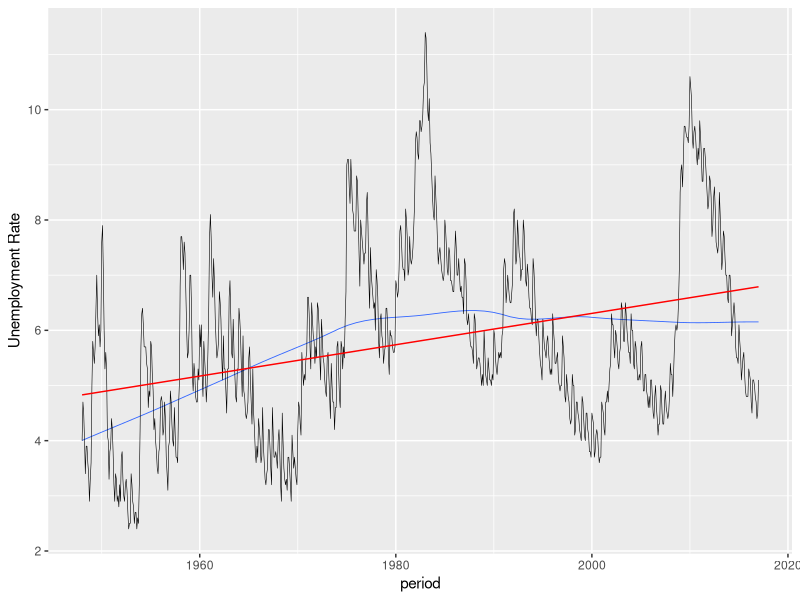
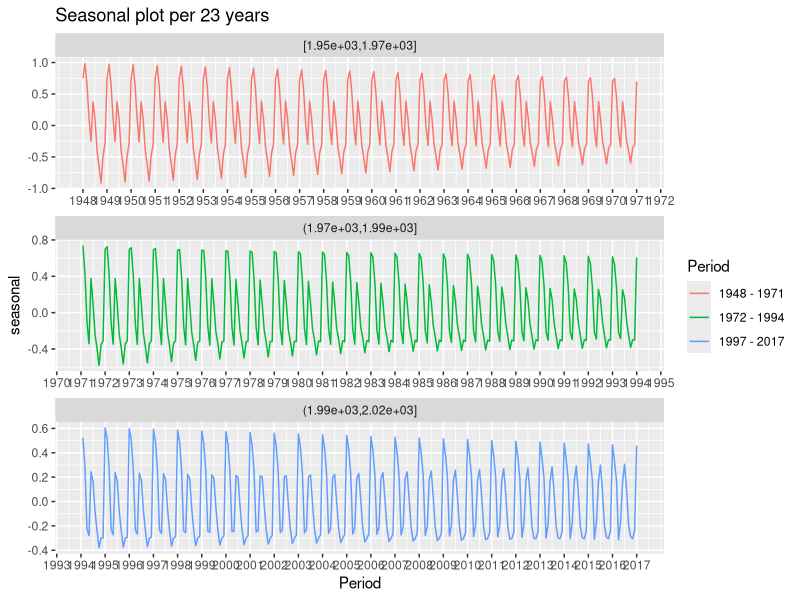
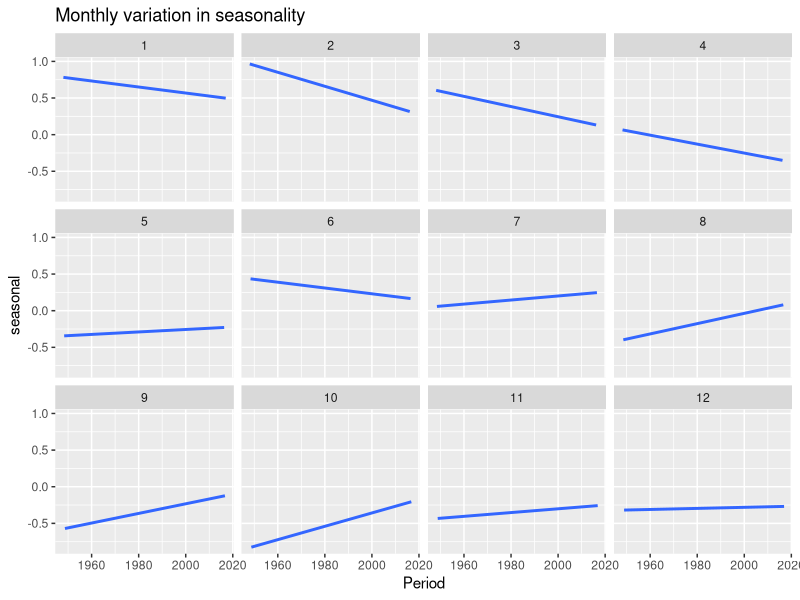
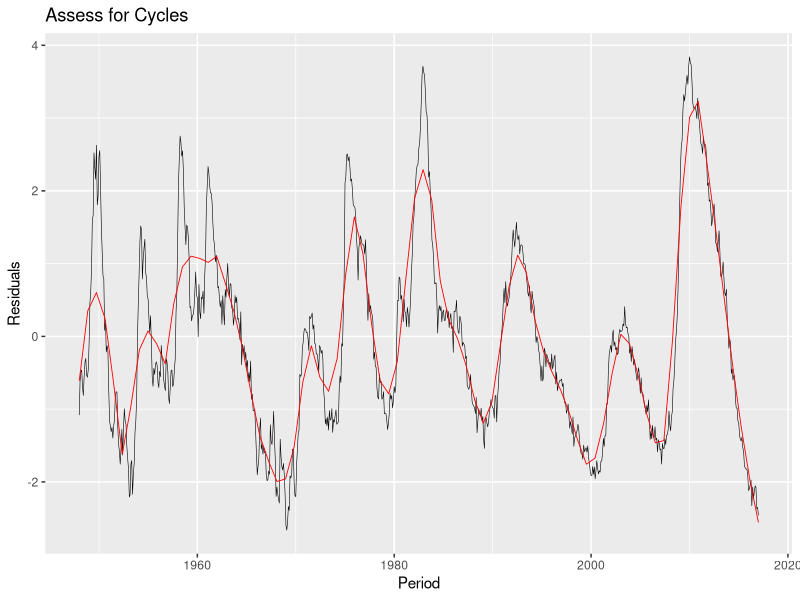
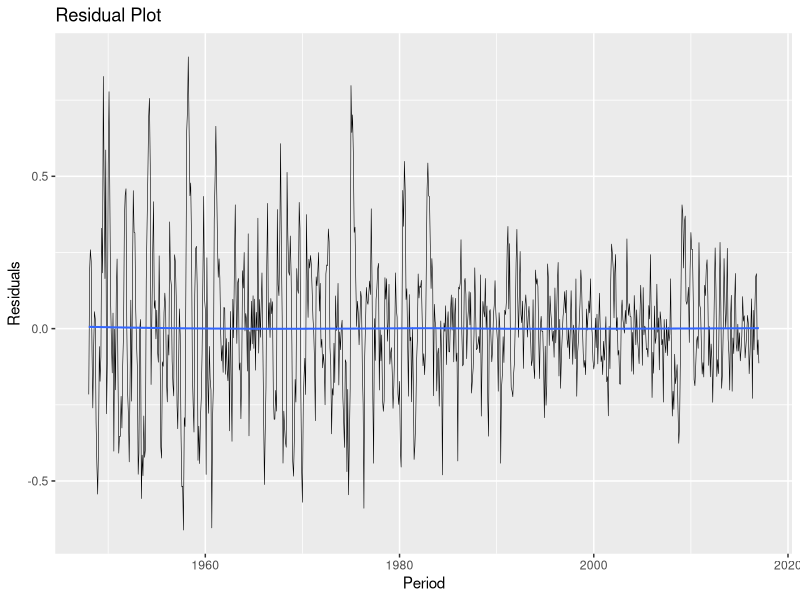
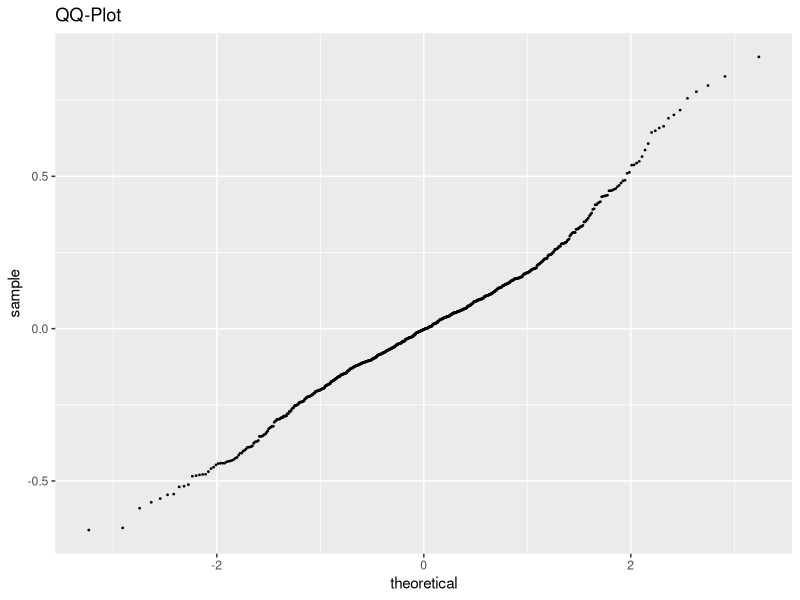
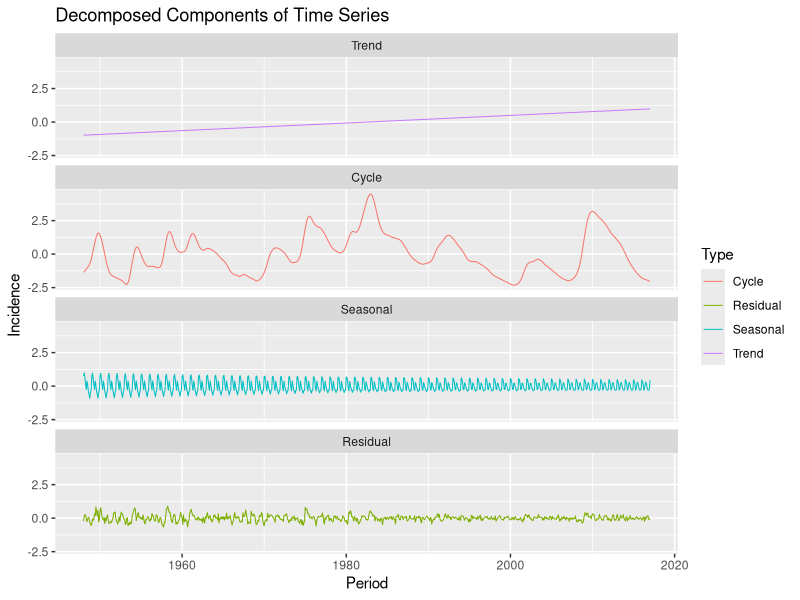

Reproduce these figures in R, in order.
## ---- chunk 1
knitr::opts_chunk$set(echo = TRUE)
library(ggplot2)
library(zoo)
library(broom)
library(tidyr)
## ---- chunk 2
unemployment.series = read.csv('UNRATENSA.csv',header = TRUE)
unemployment.series = zoo(unemployment.series$UNRATENSA,order.by = as.Date(unemployment.series$DATE))
unemployment.series.df = data.frame(period = time(unemployment.series),unempRate = unemployment.series)
#ggplot(unemployment.series.df,aes(x = period, y = unempRate)) + geom_line(size = 0.2) + labs(title ="Unemployment rate by month from 1948 to 2017")
## ---- chunk 3
ggplot(unemployment.series.df,aes(x = period,y = unempRate)) + geom_smooth(method = "loess",se=FALSE,method.args = list(degree=1),size = 0.3) + geom_line(size = 0.2) + geom_smooth(method = "lm",col="red",se=FALSE,size = 0.5) + labs(y = "Unemployment Rate")
## ---- chunk 4
unemployment.series.lo = lm(unempRate~period,data = unemployment.series.df)
unemployment.series.lo.df = augment(unemployment.series.lo)
ts.series = ts(unemployment.series.lo$residuals,frequency=12,start = 1948)
unEmp.stl = stl(ts.series,s.window = 61,s.degree=1)
year.cut = cut_number(time(ts.series),n = 3)
unEmp.stl.df = data.frame(Period = time(ts.series),unEmp.stl$time.series,year.cut)
ggplot(unEmp.stl.df,aes(x = Period,y = seasonal,col = year.cut)) + geom_line() + facet_wrap(~year.cut,ncol = 1,scales='free') + labs(title="Seasonal plot per 23 years") + scale_colour_discrete(labels = c("1948 - 1971","1972 - 1994","1997 - 2017"),name = "Period") + scale_x_continuous(breaks = seq(min(unEmp.stl.df$Period),max(unEmp.stl.df$Period),1))
cmo.df = data.frame(unEmp.stl.df,month = c(rep(seq(1,12),69),1))
## ---- chunk 5
ggplot(cmo.df,aes(x = Period,y = seasonal)) + geom_smooth(method="lm",se=FALSE) + facet_wrap(~factor(month)) + labs(title="Monthly variation in seasonality")
## ---- chunk 6
#Re-fit to remainder+cycles as the TS is already decomposed and we want to assess other components.
x = data.frame(Trend = unemployment.series.lo.df$.fitted, remainder = unEmp.stl.df$remainder+unEmp.stl.df$trend,seasonal = unEmp.stl.df$seasonal, Period = unemployment.series.df$period)
x.mode = augment(loess(as.numeric(Trend+remainder)~as.numeric(Period),data = x))
ggplot(x.mode,aes(x = unemployment.series.df$period,y = .resid)) + geom_line(size = 0.2) + labs(title= "Assess for Cycles",x = "Period",y = "Residuals")+geom_smooth(method = "loess",span = 0.1,se=FALSE,size = 0.3,alpha = 0.5,col="red")
## ---- chunk 7
ggplot(unEmp.stl.df,aes(x = unemployment.series.df$period,y = remainder)) + geom_line(size = 0.2) + geom_smooth(size = 0.7,se=FALSE,method = "loess") + labs(title = "Residual Plot",x = "Period",y = "Residuals")
ggplot(unEmp.stl.df,aes(sample=remainder)) + stat_qq(size = 0.3) + labs(title = "QQ-Plot")
cat("Variance for each Time series components.")
print(data.frame(Trend = var(unemployment.series.lo.df$.fitted), Cycles = var(unEmp.stl.df$trend, ), Seasonal = var(unEmp.stl.df$seasonal), Residuals = var(unEmp.stl.df$remainder)))
## ---- chunk 8
final.df = data.frame(Trend = unemployment.series.lo.df$.fitted-mean(unemployment.series.lo.df$.fitted), Residual = unEmp.stl.df$remainder, Cycle = unEmp.stl.df$trend-mean(unEmp.stl.df$trend),Seasonal = unEmp.stl.df$seasonal, Period = unemployment.series.df$period)
final.df = final.df %>% gather(Type, Incidence, Trend:Seasonal)
ggplot(final.df,aes(x = Period, y = Incidence,col=Type)) + geom_line(size = 0.35) + facet_wrap(~factor(Type,levels = c("Trend", "Cycle", "Seasonal","Residual")),ncol=1) + labs(title = "Decomposed Components of Time Series")
